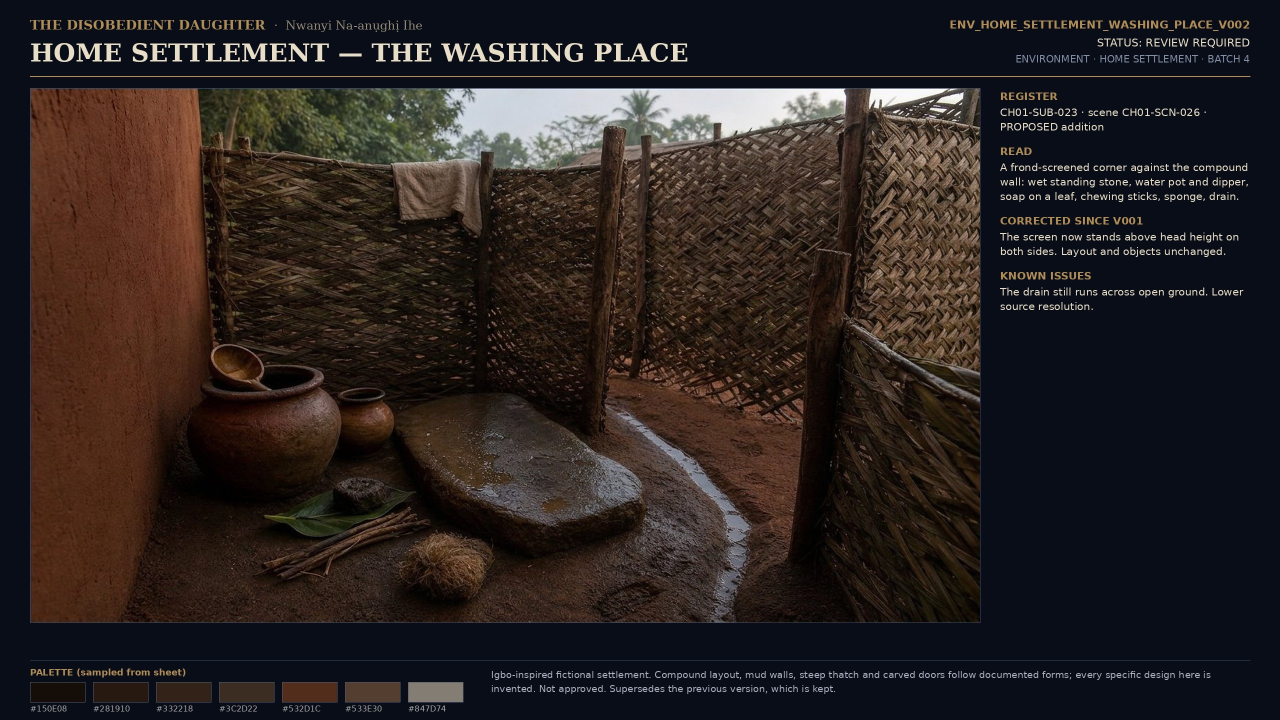
#> input picture STAGING_B1_2026-11-17/masters/ENV_HOME_SETTLEMENT_WASHING_PLACE_V002.jpg, 2560 x 1440 px, found by its file name (shown at 1/2 size)
$ python boards_wash.py
#> lines starting #> are read from the running program, lines starting #| are printed output that depends on the picture
from PIL import Image, ImageDraw, ImageFont
F =lambda s: ImageFont.truetype('/usr/share/fonts/truetype/dejavu/DejaVuSans.ttf', s)
FB=lambda s: ImageFont.truetype('/usr/share/fonts/truetype/dejavu/DejaVuSans-Bold.ttf', s)
B=Image.open('masters/ENV_HOME_SETTLEMENT_WASHING_PLACE_V002.jpg').convert('RGB').crop((60,152,1960,1244))
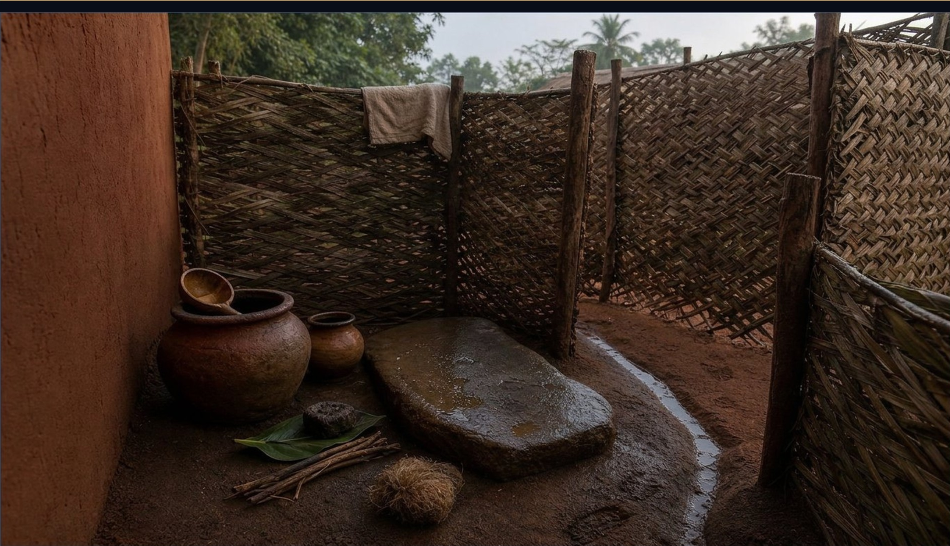
#> B: PIL image 1900x1092 RGB (shown at 1/2 size); mean R, G, B 61.9, 46, 36.3
C=Image.open('final/CAND_VR-010_WASHING_PLACE_V004_2560x1440.png').convert('RGB').crop((60,152,1960,1244))
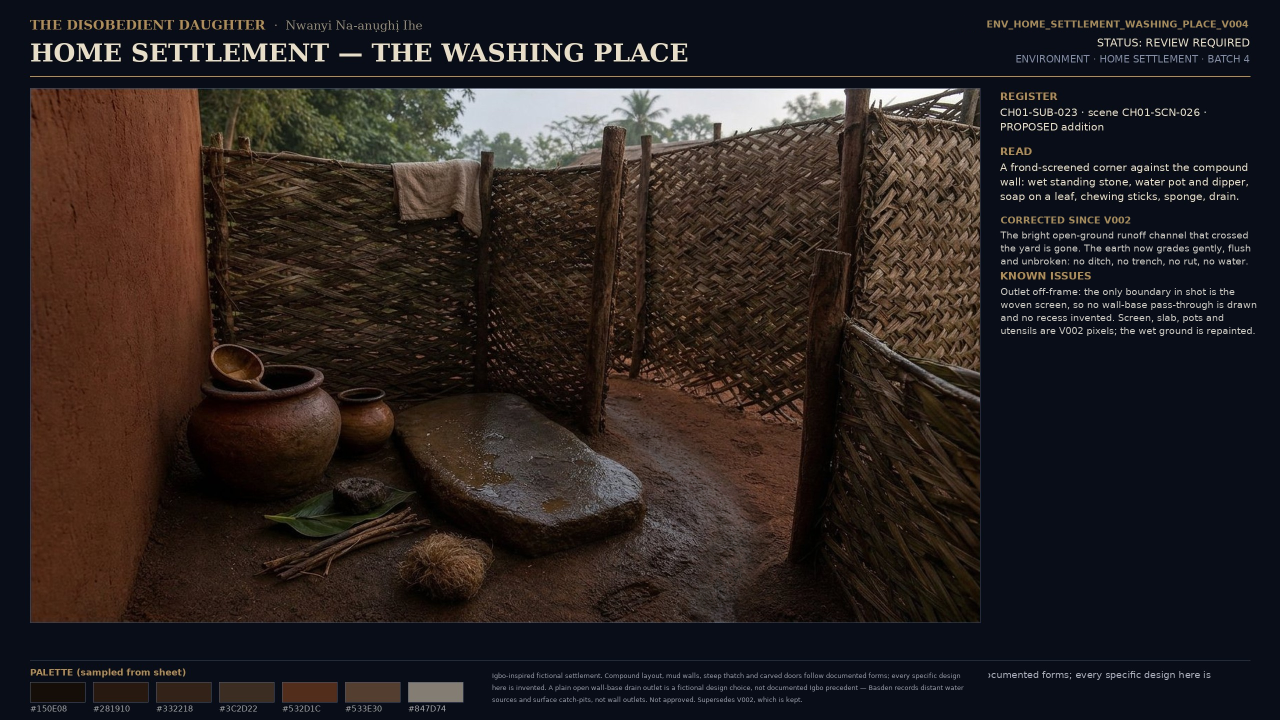
#> input picture STAGING_B1_2026-11-17/final/CAND_VR-010_WASHING_PLACE_V004_2560x1440.png, 2560 x 1440 px, found by its file name (shown at 1/2 size)
W=2200; tw=1050; th=int(tw*B.size[1]/B.size[0]); y0=78
#> after `th = int(tw * B.size[1] / B.size[0])`: th = 603
c=Image.new('RGB',(W,1500),(13,17,23)); d=ImageDraw.Draw(c)
#> after `c = Image.new('RGB', (W, 1500), (13, 17, 23))`:
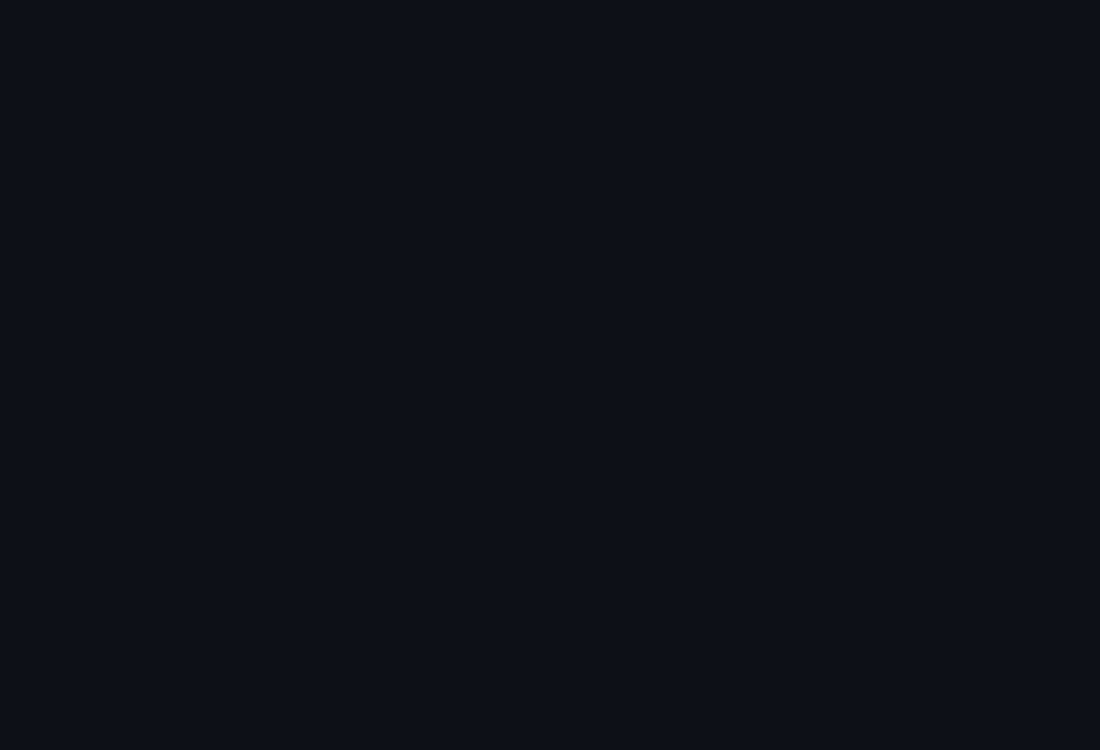
#> c: PIL image 2200x1500 RGB (shown at 1/2 size); mean R, G, B 13, 17, 23
d.text((22,12),'WASHING PLACE  ·  ANCESTRAL REALM  ·  V002 base  ->  V004 CANDIDATE',font=FB(20),fill=(255,255,255))
d.text((22,44),'Answers REJECTION_REPORT_VR-010_WASHING_PLACE_V003. Masked removal of the exposed runoff channel only; every named V002 element is its own pixels.',font=F(15),fill=(170,180,192))
for i,(im,lab) in enumerate([(B,'BASE V002 (unchanged source)'),(C,'CANDIDATE V004 · REVIEW REQUIRED')]):
    x=22+i*(tw+56); c.paste(im.resize((tw,th),Image.LANCZOS),(x,y0))
    d.rectangle([x-1,y0-1,x+tw,y0+th],outline=(90,100,115)); d.text((x,y0+th+7),lab,font=FB(16),fill=(235,238,242))
#> this loop made 2 passes
#> (lab, x) on passes 1 to 2: ('BASE V002 (unchanged source)', 22), ('CANDIDATE V004 · REVIEW REQUIRED', 1128)
y1=y0+th+84; x=22; maxh=0
#> after `y1 = y0 + th + 84`: y1 = 765
for name,box in [('RUNOFF CHANNEL — before / after',(1080,560,1560,1092)),('SLAB, POTS, DIPPER, SPLASH EARTH',(60,560,760,1092))]:
    cw,ch=box[2]-box[0],box[3]-box[1]; s=min(430/cw,300/ch); w2,h2=int(cw*s),int(ch*s)
    d.text((x,y1-20),name,font=FB(14),fill=(200,170,110))
    c.paste(B.crop(box).resize((w2,h2),Image.LANCZOS),(x,y1))
    c.paste(C.crop(box).resize((w2,h2),Image.LANCZOS),(x+w2+10,y1))
    d.rectangle([x-1,y1-1,x+w2,y1+h2],outline=(80,90,105)); d.rectangle([x+w2+9,y1-1,x+w2+10+w2,y1+h2],outline=(80,90,105))
    d.text((x,y1+h2+4),'base  |  candidate',font=F(11),fill=(150,160,175))
    x+=w2*2+46; maxh=max(maxh,h2)
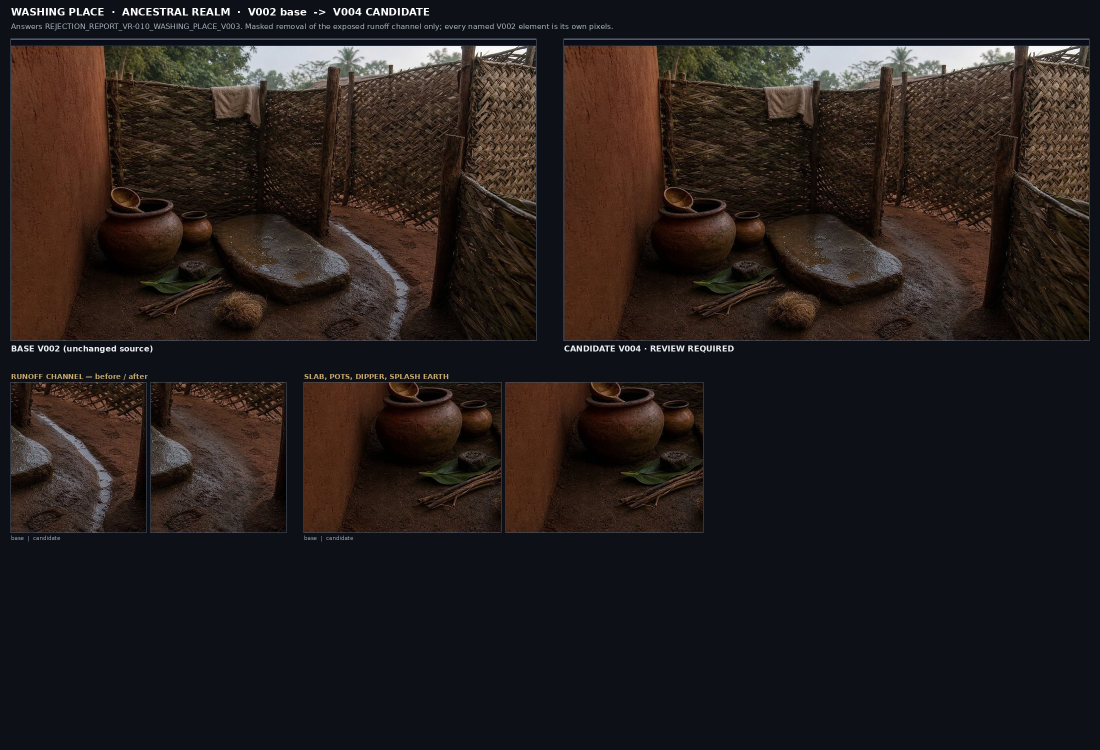
#> c: PIL image 2200x1500 RGB (shown at 1/2 size); mean R, G, B 37.7, 31.4, 29.6
#> after the loop, x = 1442
lines=[
 "DEFECT 1 — the stone washing slab is V002's own pixels in full scale: 0 changed pixels across the slab; it is neither shrunk, recessed nor darkened.",
 "DEFECTS 2 & 3 — there is no recess, niche, cavity or arched alcove anywhere at a wall base, and no object, vessel or stone sits inside or beside a drainage opening. Nothing was added: 0 changed pixels in the pots, dipper, leaf, chewing sticks and straw.",
 "DEFECT 4 — the water trough, the pot and dipper and the damp splash-earth immediately around the slab are untouched V002 pixels.",
 "DEFECT 5 — the palm-mat screens and their posts are unaltered: 0 changed pixels across every screen face; the only change at the right screen is the earth where the channel used to run.",
 "DEFECT 6 — the bright exposed runoff line is gone. The ground now reads as plain damp earth with no ditch, trench, groove or rut, and no water channel drawn anywhere.",
 "DEFECT 7 — chrome corrected: header now reads ENV_HOME_SETTLEMENT_WASHING_PLACE_V004, STATUS: REVIEW REQUIRED; the CORRECTED SINCE V002 and KNOWN ISSUES blocks are rewritten; the footer states plainly that any open wall-base outlet is a fictional design choice, not documented Igbo precedent (Basden records distant sources and catch-pits, not wall outlets).",
 "PIXEL PROOF vs V002: 113,314 px changed in total; 46,197 inside the repaint corridor; 0 outside corridor + metadata column. Every other pixel of the frame is V002's own.",
 "DECLARED DEVIATION — no wall-base pass-through is drawn. The only boundary in this camera is the woven screen, and the report forbids recesses, cavities and placed objects; the drain therefore reads as a flush damp grade that seeps under the screen's shadow, and the outlet itself is off-frame. If the CD wants a visible low gap at the screen base, that is a further authorised change.",
 "STATUS — CANDIDATE ONLY, REVIEW REQUIRED. Not approved, not canon, not filed. V002 and V001 are preserved untouched; the rejected V003 is left exactly as rejected."]
H=y1+maxh+34+15*len(lines)+18
#> H = 1252
c=c.crop((0,0,W,H)); d=ImageDraw.Draw(c); yy=H-14-15*len(lines)
#> after `yy = H - 14 - 15 * len(lines)`: yy = 1103
for t in lines: d.text((22,yy),t,font=F(13),fill=(168,178,190)); yy+=15
#> after the loop, yy = 1238
c.save('submit/B2_COMPARE_VR-010_WASHING_PLACE_V002_vs_V004.jpg',quality=93); print(c.size)
#> after `c.save('submit/B2_COMPARE_VR-010_WASHING_PLACE_V002_vs_V004.jpg', qual`:
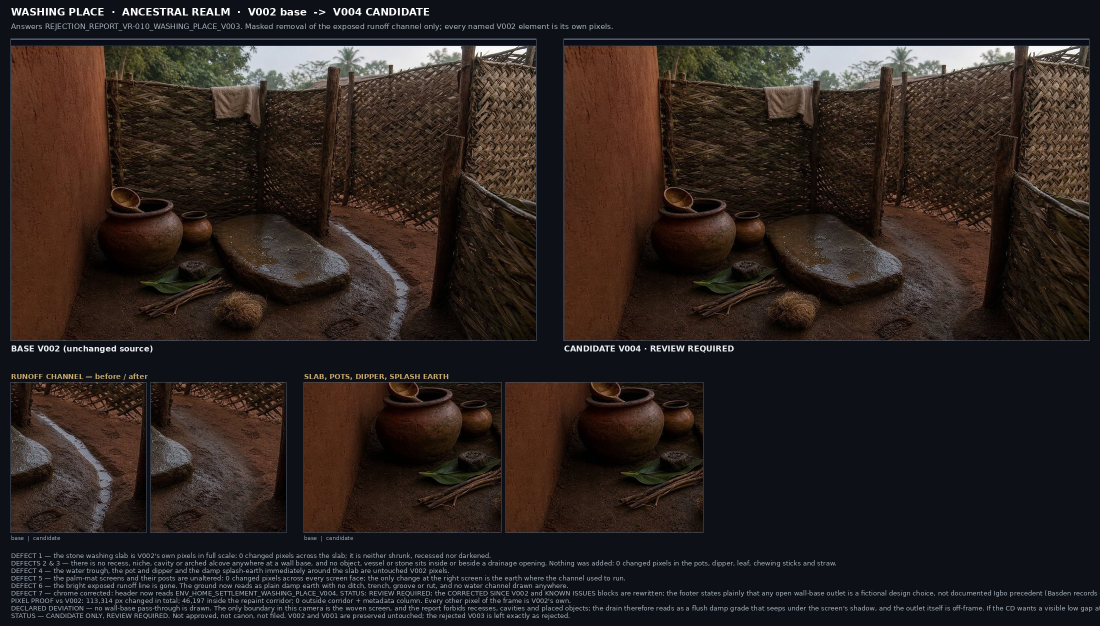
#> saved as B2_COMPARE_VR-010_WASHING_PLACE_V002_vs_V004.jpg: PIL image 2200x1252 RGB (shown at 1/2 size); mean R, G, B 44.3, 36.1, 32.7
#| (2200, 1252)
